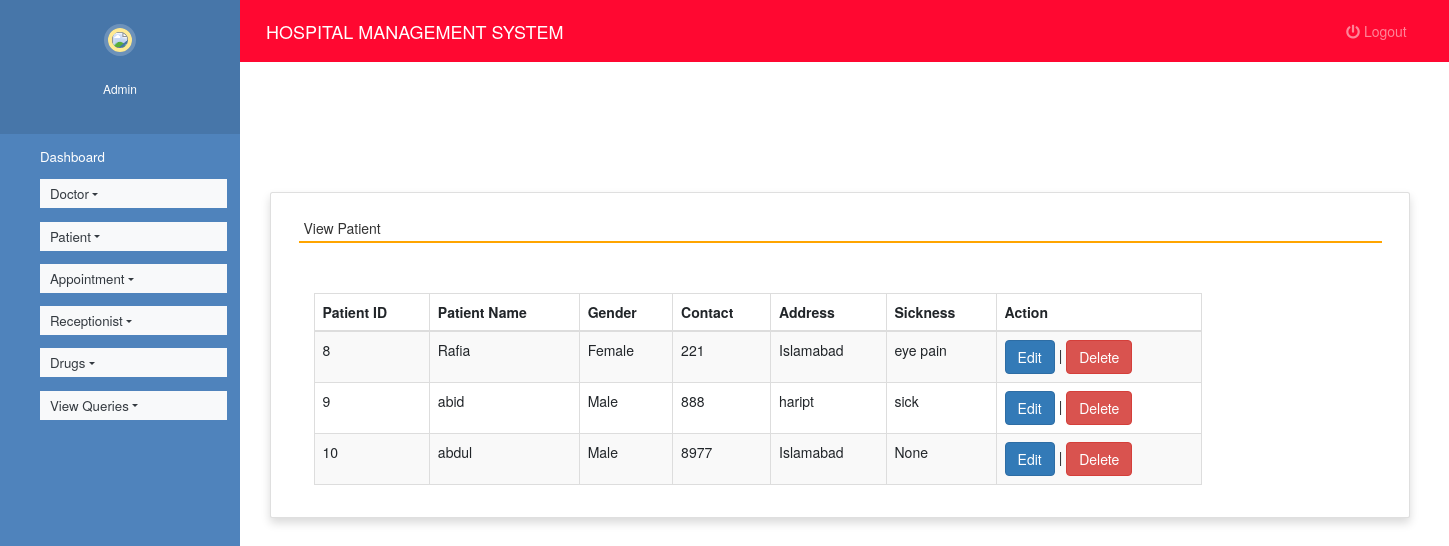
/view_patient (signed in), run on the app's committed database.
### hospitals/models.py (models this page shows, shortened)
class Patient(models.Model):
    name = models.CharField(max_length=50)
    gender = models.CharField(max_length=10)
    mobile = models.IntegerField(null=True)
    address = models.CharField(max_length=50)
    sickness = models.CharField(max_length=50,null=True)

### hospitals/views.py (the view)
# urls.py: path('view_patient', view_patient, name='view_patient'),
def view_patient(request):
    if not request.user.is_staff:
        return redirect('login')
    pat = Patient.objects.all()
    d = {'pat':pat}
    return render(request,'view_patient.html', d)

### hospitals/templates/view_patient.html (shortened to what this page needs)
{% extends 'admin_nav.html' %}
{% load static %}
{% block content %}
<head>
  <link rel="stylesheet" href="https://maxcdn.bootstrapcdn.com/bootstrap/3.4.1/css/bootstrap.min.css">
  <link rel="stylesheet" href="https://use.fontawesome.com/releases/v5.6.3/css/all.css">
</head>
<br><br><br><br>
<div class="container card shadow m-5">
    <div class="card-body">
        <h5 class="p-2" style="border-bottom: 2px solid orange">View Patient</h5>
		<div class="container mt-5">
		<table id="example" class="table table-striped table-bordered" style="width:80%">
			<thead>
				<tr>
					<th>Patient ID</th>
					<th>Patient Name</th>
                    <th>Gender</th>
					<th>Contact</th>
					<th>Address</th>
					<th>Sickness</th>
                    <th>Action</th>
				</tr>
			</thead>
			<tbody>
            {% for i in pat %}
			<tr>
				<td>{{i.id}}</td>
				<td>{{i.name}}</td>
				<td>{{i.gender}}</td>
				<td>{{i.mobile}}</td>
				<td>{{i.address}}</td>
				<td>{{i.sickness}}</td>
				<td><a href="{% url 'edit_patient' i.id %}" class="btn btn-primary">Edit</a> |
					<a href="{% url 'delete_patient' i.id %}" onclick="return confirm('Are you ready to delete this record ?')" class="btn btn-danger">Delete</a></td>
			</tr>
			{% endfor %}
			</tbody>
		</table>
	 </div>
	</div>
</div>
{% endblock content %}

### hospitals/static/style.css (style rules this page uses)
body { padding-left: 240px; }

### hospitals/templates/admin_nav.html (style rules this page uses)
a:link { text-decoration: none; }
a { color: white; }
body { padding-left: 240px; }

### data on the page
Patient: id "8", name "Rafia", gender "Female", mobile "221", address "Islamabad", sickness "eye pain"
Patient: id "9", name "abid", gender "Male", mobile "888", address "haript", sickness "sick"
Patient: id "10", name "abdul", gender "Male", mobile "8977", address "Islamabad", sickness "None"
